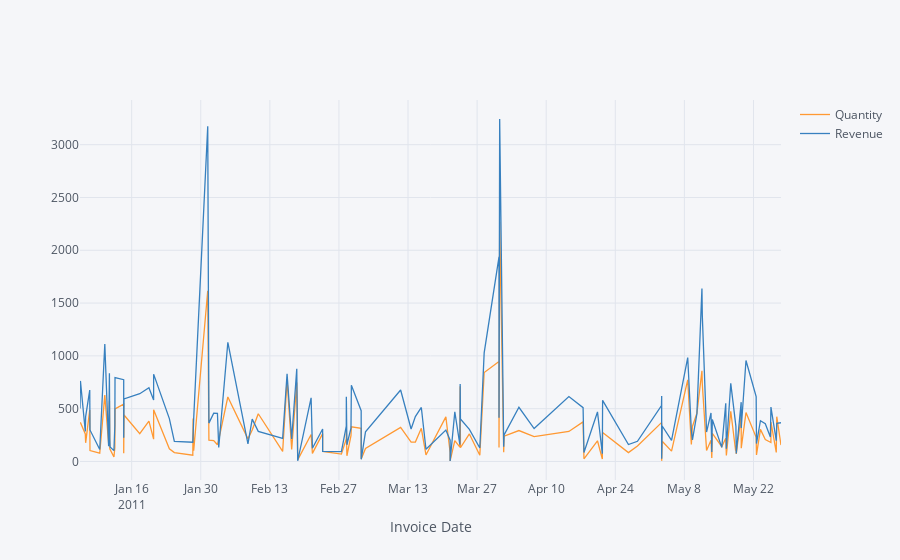

The notebook cell this image was saved under:
### Markdown cell above
## 2. Create an interactive line chart showing quantity and revenue sold to France between January 1st and May 31st 2011.

### Code cell
data_line = data[(data['InvoiceDate']>='2011-01-01')&(data['InvoiceDate']<='2011-05-31')
                 &(data['Country']=='France')]
data_line = data_line.groupby('InvoiceDate', as_index=False).agg({'Quantity':'sum', 'Revenue':'sum'})

data_line.iplot(kind='line', x='InvoiceDate', xTitle='Invoice Date')
